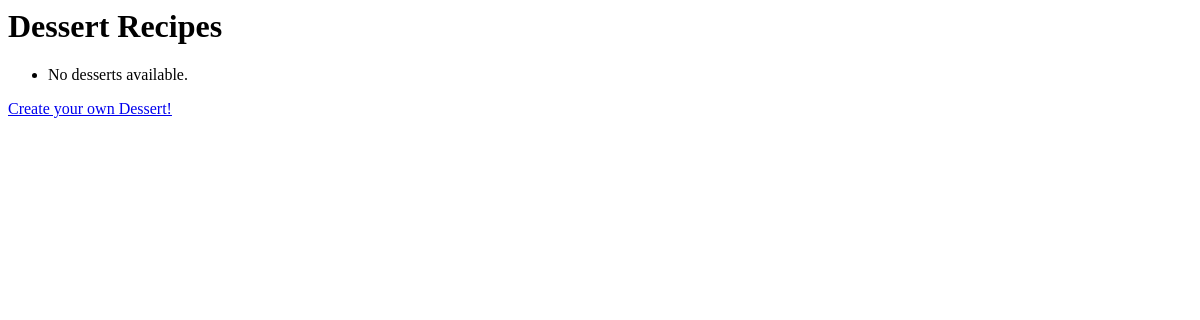
The page /list/ on the database as committed earlier.
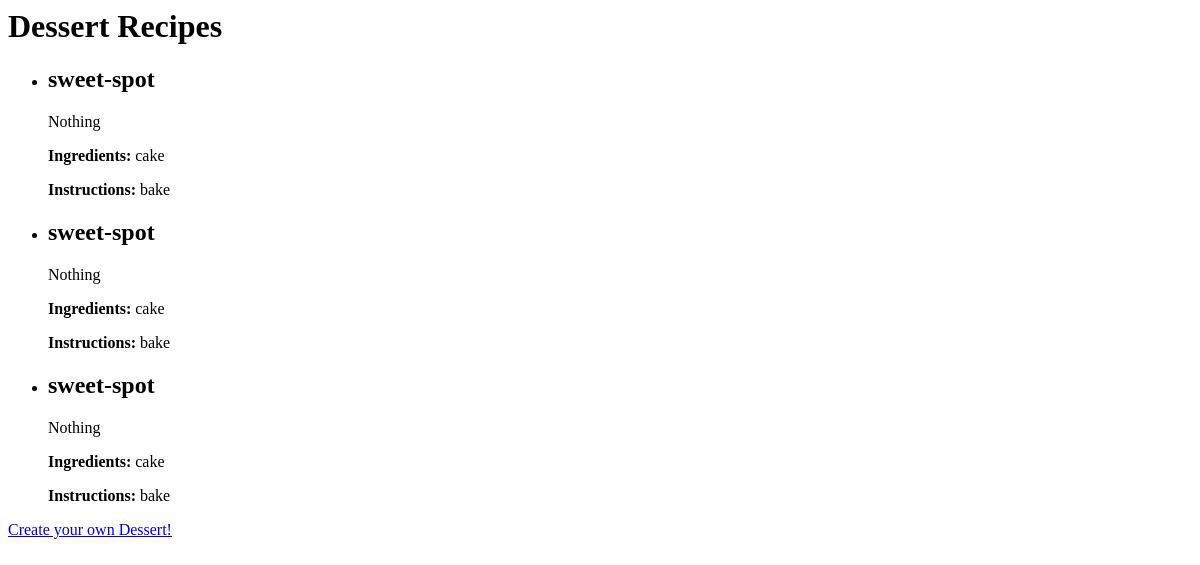
The same page on the database as committed later.
### desserts/models.py (models this page shows, shortened)
class Dessert(models.Model):
    name = models.CharField(max_length=200)
    description = models.TextField()
    ingredients = models.TextField()
    instructions = models.TextField()
    created_at = models.DateTimeField(auto_now_add=True)
    updated_at = models.DateTimeField(auto_now=True)

### desserts/views.py (the view)
# urls.py: path('list/', desserts_views.list_desserts, name='list_desserts'),
def list_desserts(request):
    desserts = Dessert.objects.all()
    return render(request, 'desserts/dessert_list.html', {'desserts': desserts})

### desserts/templates/desserts/dessert_list.html
{% block content %}
  <h1>Dessert Recipes</h1>
  <ul>
    {% for dessert in desserts %}
      <li>
        <h2>{{ dessert.name }}</h2>
        <p>{{ dessert.description }}</p>
        <p><b>Ingredients:</b> {{ dessert.ingredients }}</p>
        <p><b>Instructions:</b> {{ dessert.instructions }}</p>
      </li>
    {% empty %}
      <li>No desserts available.</li>
    {% endfor %}
  </ul>
  <a href="{% url 'add_dessert' %}">Create your own Dessert!</a>
{% endblock %}

Rows that differ between the two databases and show on the page:
added Dessert: name "sweet-spot", description "Nothing", ingredients "cake", instructions "bake"
added Dessert: name "sweet-spot", description "Nothing", ingredients "cake", instructions "bake"
added Dessert: name "sweet-spot", description "Nothing", ingredients "cake", instructions "bake"
Other text that changed with them:
text no longer shown: "No desserts available."
